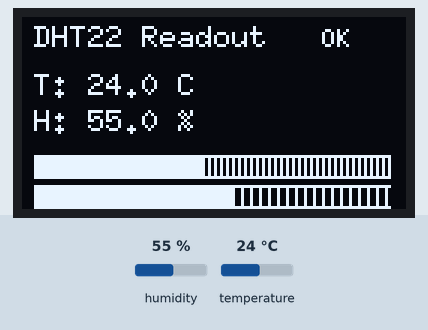
A sketch run on a simulated ESP32. On the bench: 128×64 one-colour display. Inputs (shaded band) come from the test bench; at power-on: humidity 55 %, temperature 24 °C. What the sketch prints to the serial monitor is not drawn.

Above: at 3.2 s.
3.3 s: humidity set to 22 %
At 6.0 s:
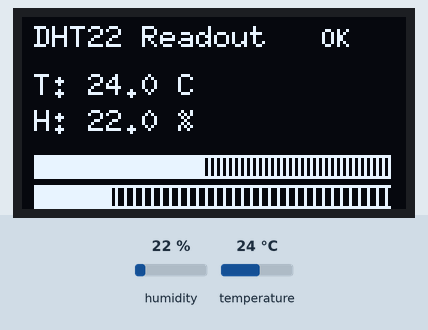
6.6 s: temperature set to 12 °C
At 7.9 s:
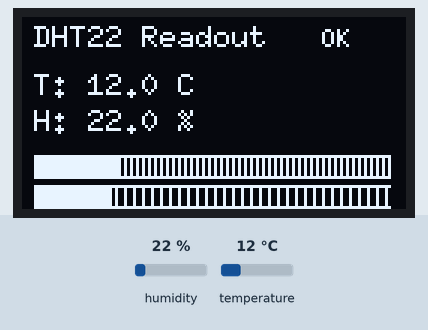
9.9 s: humidity set to 40 %
At 11.0 s:
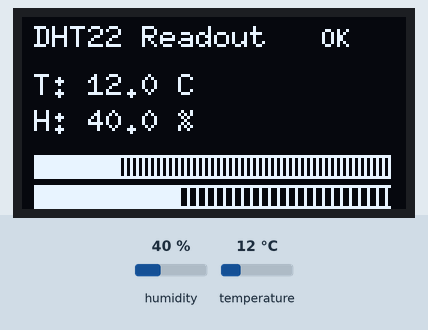
13.2 s: temperature set to 19 °C
At 16.0 s:
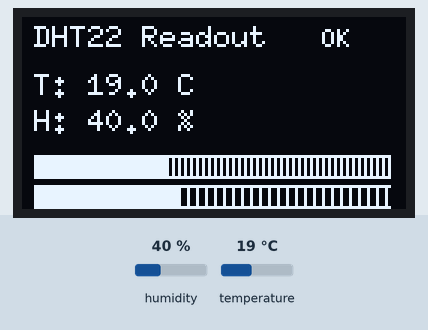
Timing chart, 0 to 17.5 s (numbered marks = the images above; inputs shaded):
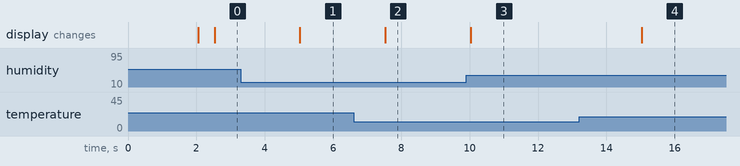

The sketch:

DHT-Display.ino
```cpp
#include <Arduino.h>
#include <Wire.h>
#include <U8g2lib.h>
#include <DHT.h>

// ---------- พิน ----------
#define I2C_SDA   21
#define I2C_SCL   22
#define DHTPIN    4
#define DHTTYPE   DHT22

// ถ้าขอบขวายังเพี้ยนมาก ลองสลับเป็น 1 (บางจอคือ SH1106)
#define DISPLAY_DRIVER 1
#define OLED_ADDR 0x3C

#if DISPLAY_DRIVER == 0
U8G2_SSD1306_128X64_NONAME_F_HW_I2C u8g2(U8G2_R0, U8X8_PIN_NONE);
#else
U8G2_SH1106_128X64_NONAME_F_HW_I2C   u8g2(U8G2_R0, U8X8_PIN_NONE);
#endif

DHT dht(DHTPIN, DHTTYPE);

// ---------- Layout ----------
const int MARGIN_X = 4;
const int TEXT_X   = MARGIN_X;
const int BAR_X    = MARGIN_X;
const int BAR_W    = 120;     // เว้นขอบขวา
const int BAR_H    = 8;

unsigned long lastMs = 0;
const unsigned long INTERVAL_MS = 2500;
float lastT = NAN, lastH = NAN;

// ====== แถบ "สองโทน" แบบไม่มีขอบขวา ======
void drawTwoToneBar_NoRight(int x, int y, int w, int h, int filled, uint8_t stripeGap = 2) {
  // จำกัดไม่ให้ชนพิกเซลขวาสุดของแท่ง
  int limit = w - 1;                      // เหลือช่องว่างด้านขวาไว้ 1 px
  int fillw = filled; if (fillw > limit) fillw = limit;

  // ลายแนวตั้ง (โทนอ่อน) — ไม่แตะขอบขวา
  for (int xi = x; xi < x + limit; xi += stripeGap) {
    u8g2.drawVLine(xi, y, h);
  }
  // ส่วนทึบ (โทนเข้มตามค่า) — ไม่แตะขอบขวา
  if (fillw > 0) u8g2.drawBox(x, y, fillw, h);

  // เส้นบน-ล่าง-ซ้าย (ไม่มีขวา)
  u8g2.drawHLine(x,       y,     limit);   // top
  u8g2.drawHLine(x,       y+h-1, limit);   // bottom
  u8g2.drawVLine(x,       y,     h);       // left only
}

void setup() {
  Serial.begin(115200);
  Wire.begin(I2C_SDA, I2C_SCL);
  Wire.setClock(400000);

  u8g2.setI2CAddress(OLED_ADDR * 2);
  u8g2.begin();

  dht.begin();
  delay(2000);

  u8g2.clearBuffer();           // พื้นดำสนิท
  u8g2.setDrawColor(1);         // วาดเป็นสีขาว
  u8g2.setFont(u8g2_font_6x10_tf);
  u8g2.drawStr(TEXT_X, 12, "ESP32 + DHT22 + OLED");
  u8g2.drawStr(TEXT_X, 28, "No right border bars");
  u8g2.sendBuffer();
}

void drawScreen(float t, float h, bool valid) {
  u8g2.clearBuffer();           // ดำสนิท
  u8g2.setDrawColor(1);

  u8g2.setFont(u8g2_font_6x10_tf);
  u8g2.drawStr(TEXT_X, 10, "DHT22 Readout");

  char line[24];
  if (isnan(t)) snprintf(line, sizeof(line), "T: --.- C");
  else          snprintf(line, sizeof(line), "T: %.1f C", t);
  u8g2.drawStr(TEXT_X, 26, line);

  if (isnan(h)) snprintf(line, sizeof(line), "H: --.- %%");
  else          snprintf(line, sizeof(line), "H: %.1f %%", h);
  u8g2.drawStr(TEXT_X, 38, line);

  // map ค่าเป็นความยาวแท่ง โดยไม่แตะขวา
  int tBar = isnan(t) ? 0 : constrain(map((int)(t*10), 0, 500, 0, BAR_W), 0, BAR_W);
  int hBar = isnan(h) ? 0 : constrain(map((int)(h*10), 0, 1000, 0, BAR_W), 0, BAR_W);

  // วาดแถบสองโทน (ไม่มีขอบขวา)
  drawTwoToneBar_NoRight(BAR_X, 46, BAR_W, BAR_H, tBar, 2); // T: ลายถี่
  drawTwoToneBar_NoRight(BAR_X, 56, BAR_W, BAR_H, hBar, 3); // H: ลายห่าง

  u8g2.setFont(u8g2_font_5x7_tf);
  u8g2.drawStr(100, 10, valid ? "OK" : "...");

  u8g2.sendBuffer();
}

void loop() {
  unsigned long now = millis();
  if (now - lastMs >= INTERVAL_MS) {
    lastMs = now;

    float h = dht.readHumidity();
    float t = dht.readTemperature();
    bool valid = !(isnan(h) || isnan(t));

    if (valid) { lastH = h; lastT = t; Serial.printf("T=%.1fC  H=%.1f%%\n", t, h); }
    else        { Serial.println("DHT read failed"); }

    drawScreen(lastT, lastH, valid);
  }
}
```

Measured:
- after the input at 3.3 s, the display: changes after 1.7 s (image 1)
- after the input at 6.6 s, the display: changes after 0.93 s (image 2)
- after the input at 9.9 s, the display: changes after 0.13 s (image 3)
- after the input at 13.2 s, the display: changes after 1.8 s (image 4)
